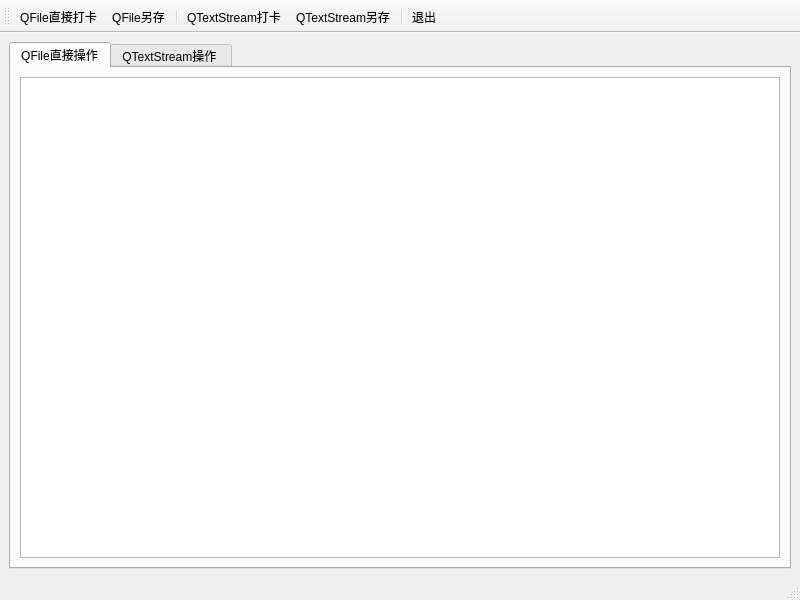
<?xml version="1.0" encoding="UTF-8"?>
<ui version="4.0">
 <class>MainWindow</class>
 <widget class="QMainWindow" name="MainWindow">
  <property name="geometry">
   <rect>
    <x>0</x>
    <y>0</y>
    <width>800</width>
    <height>600</height>
   </rect>
  </property>
  <property name="windowTitle">
   <string>MainWindow</string>
  </property>
  <widget class="QWidget" name="centralwidget">
   <layout class="QHBoxLayout" name="horizontalLayout">
    <item>
     <widget class="QTabWidget" name="tabWidget">
      <property name="currentIndex">
       <number>0</number>
      </property>
      <widget class="QWidget" name="tab">
       <attribute name="title">
        <string>QFile直接操作</string>
       </attribute>
       <layout class="QHBoxLayout" name="horizontalLayout_2">
        <item>
         <widget class="QPlainTextEdit" name="plainTextEdit"/>
        </item>
       </layout>
      </widget>
      <widget class="QWidget" name="tab_2">
       <attribute name="title">
        <string>QTextStream操作 </string>
       </attribute>
       <layout class="QHBoxLayout" name="horizontalLayout_3">
        <item>
         <widget class="QPlainTextEdit" name="plainTextEdit_2"/>
        </item>
       </layout>
      </widget>
     </widget>
    </item>
   </layout>
  </widget>
  <widget class="QMenuBar" name="menubar">
   <property name="geometry">
    <rect>
     <x>0</x>
     <y>0</y>
     <width>800</width>
     <height>21</height>
    </rect>
   </property>
  </widget>
  <widget class="QStatusBar" name="statusbar"/>
  <widget class="QToolBar" name="toolBar">
   <property name="windowTitle">
    <string>toolBar</string>
   </property>
   <property name="toolButtonStyle">
    <enum>Qt::ToolButtonTextUnderIcon</enum>
   </property>
   <attribute name="toolBarArea">
    <enum>TopToolBarArea</enum>
   </attribute>
   <attribute name="toolBarBreak">
    <bool>false</bool>
   </attribute>
   <addaction name="action_file_open"/>
   <addaction name="action_file_saveas"/>
   <addaction name="separator"/>
   <addaction name="action_stream_open"/>
   <addaction name="action_stream_saveas"/>
   <addaction name="separator"/>
   <addaction name="action_exit"/>
  </widget>
  <action name="action_file_open">
   <property name="icon">
    <iconset resource="resource.qrc">
     <normaloff>:/images/images/804.bmp</normaloff>:/images/images/804.bmp</iconset>
   </property>
   <property name="text">
    <string>QFile直接打卡</string>
   </property>
  </action>
  <action name="action_file_saveas">
   <property name="icon">
    <iconset resource="resource.qrc">
     <normaloff>:/images/images/104.bmp</normaloff>:/images/images/104.bmp</iconset>
   </property>
   <property name="text">
    <string>QFile另存</string>
   </property>
  </action>
  <action name="action_stream_open">
   <property name="icon">
    <iconset resource="resource.qrc">
     <normaloff>:/images/images/122.bmp</normaloff>:/images/images/122.bmp</iconset>
   </property>
   <property name="text">
    <string>QTextStream打卡</string>
   </property>
  </action>
  <action name="action_stream_saveas">
   <property name="icon">
    <iconset resource="resource.qrc">
     <normaloff>:/images/images/066.GIF</normaloff>:/images/images/066.GIF</iconset>
   </property>
   <property name="text">
    <string>QTextStream另存</string>
   </property>
  </action>
  <action name="action_exit">
   <property name="icon">
    <iconset resource="resource.qrc">
     <normaloff>:/images/images/132.bmp</normaloff>:/images/images/132.bmp</iconset>
   </property>
   <property name="text">
    <string>退出</string>
   </property>
  </action>
 </widget>
 <resources>
  <include location="resource.qrc"/>
 </resources>
 <connections>
  <connection>
   <sender>action_exit</sender>
   <signal>triggered()</signal>
   <receiver>MainWindow</receiver>
   <slot>close()</slot>
   <hints>
    <hint type="sourcelabel">
     <x>-1</x>
     <y>-1</y>
    </hint>
    <hint type="destinationlabel">
     <x>399</x>
     <y>299</y>
    </hint>
   </hints>
  </connection>
 </connections>
</ui>
